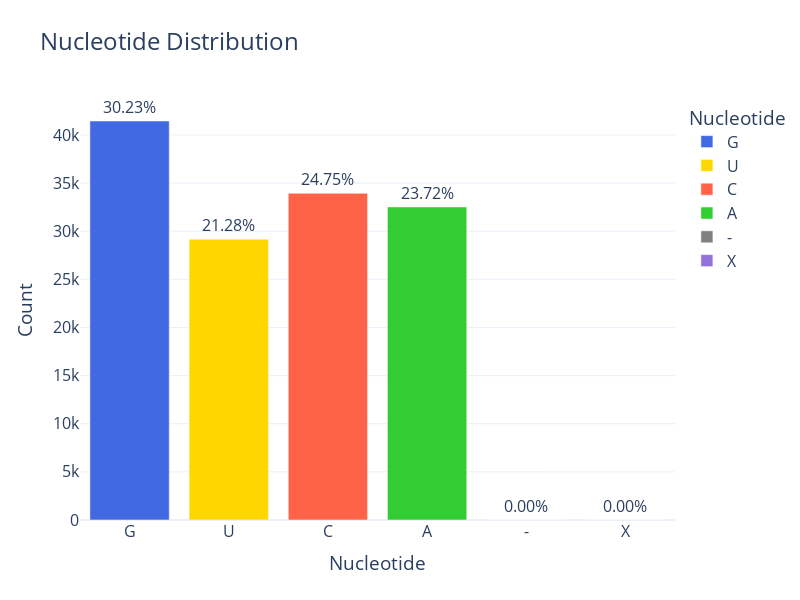
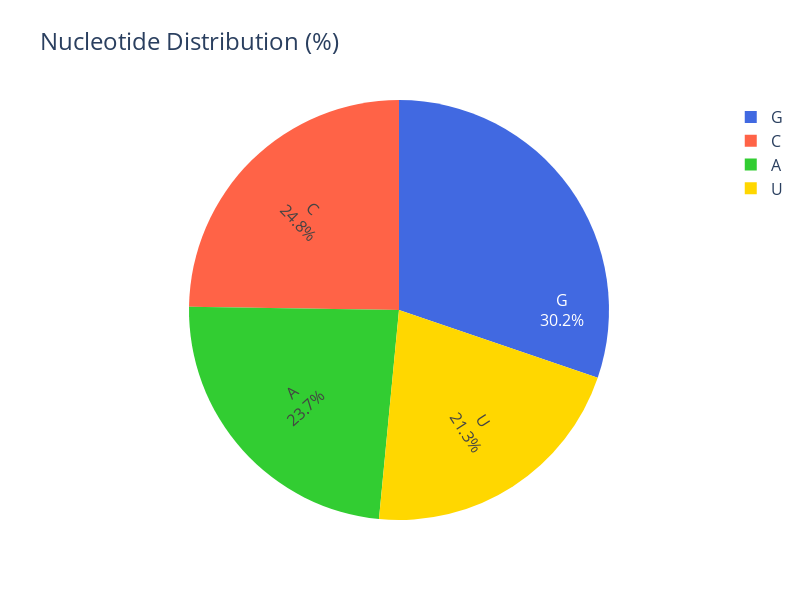

Here is the notebook cell these charts were saved with, in order:
### Code cell
nucleotide_df = pd.DataFrame(nucleotide_counts.items(), columns=['Nucleotide', 'Count'])
nucleotide_df['Percentage'] = (nucleotide_df['Count'] / total_nucleotides) * 100

# Define colors for nucleotides (standard biological coloring)
nucleotide_colors = {
    'A': '#32CD32',  # Green
    'U': '#FFD700',  # Gold
    'G': '#4169E1',  # Blue
    'C': '#FF6347',  # Red
    '-': '#808080',  # Gray
    'X': '#9370DB'   # Purple
}

# Create the bar plot
fig_bar = px.bar(
    nucleotide_df, 
    x='Nucleotide', 
    y='Count', 
    text='Percentage',
 #   labels={'count': 'Count', 'nucleotide': 'Nucleotide'},
    title='Nucleotide Distribution',
    color='Nucleotide',
    color_discrete_map=nucleotide_colors,
    template='plotly_white'
)

# Format the text to show percentages
fig_bar.update_traces(
    texttemplate='%{text:.2f}%', 
    textposition='outside'
)

# Set the size of the bar chart
fig_bar.update_layout(
    title_font_size=24,
    width=800,
    height=600,
    font=dict(size=16)
)



# Create the pie chart (filter out very small values for better visualization)
nucleotide_df_filtered = nucleotide_df[nucleotide_df['Percentage'] > 0.1]

fig_pie = px.pie(
    nucleotide_df_filtered, 
    values='Percentage', 
    names='Nucleotide',
    title='Nucleotide Distribution (%)',
    color='Nucleotide',
    color_discrete_map=nucleotide_colors,
    template='plotly_white'
)

# Update pie chart text format
fig_pie.update_traces(
    textinfo='label+percent', 
    textposition='inside',
    insidetextorientation='radial'
)

# Increase the size of the pie chart
fig_pie.update_layout(
    width=800,    
    height=600,  
    title_font_size=24,  
    font=dict(size=16)   
)


# Display plots one below the other
fig_bar.show()
fig_pie.show()

### Figure 1 — Plotly figure (JSON) as saved in the notebook; plotly's stock layout.template omitted (floating-point values rounded to 4 significant figures)
{"data": [{"alignmentgroup": "True", "hovertemplate": "Nucleotide=%{x}<br>Count=%{y}<br>Percentage=%{text}<extra></extra>", "legendgroup": "G", "marker": {"color": "#4169E1", "pattern": {"shape": ""}}, "name": "G", "offsetgroup": "G", "orientation": "v", "showlegend": true, "text": [30.23], "textposition": "outside", "texttemplate": "%{text:.2f}%", "type": "bar", "x": ["G"], "xaxis": "x", "y": [41450], "yaxis": "y"}, {"alignmentgroup": "True", "hovertemplate": "Nucleotide=%{x}<br>Count=%{y}<br>Percentage=%{text}<extra></extra>", "legendgroup": "U", "marker": {"color": "#FFD700", "pattern": {"shape": ""}}, "name": "U", "offsetgroup": "U", "orientation": "v", "showlegend": true, "text": [21.28], "textposition": "outside", "texttemplate": "%{text:.2f}%", "type": "bar", "x": ["U"], "xaxis": "x", "y": [29178], "yaxis": "y"}, {"alignmentgroup": "True", "hovertemplate": "Nucleotide=%{x}<br>Count=%{y}<br>Percentage=%{text}<extra></extra>", "legendgroup": "C", "marker": {"color": "#FF6347", "pattern": {"shape": ""}}, "name": "C", "offsetgroup": "C", "orientation": "v", "showlegend": true, "text": [24.75], "textposition": "outside", "texttemplate": "%{text:.2f}%", "type": "bar", "x": ["C"], "xaxis": "x", "y": [33937], "yaxis": "y"}, {"alignmentgroup": "True", "hovertemplate": "Nucleotide=%{x}<br>Count=%{y}<br>Percentage=%{text}<extra></extra>", "legendgroup": "A", "marker": {"color": "#32CD32", "pattern": {"shape": ""}}, "name": "A", "offsetgroup": "A", "orientation": "v", "showlegend": true, "text": [23.72], "textposition": "outside", "texttemplate": "%{text:.2f}%", "type": "bar", "x": ["A"], "xaxis": "x", "y": [32524], "yaxis": "y"}, {"alignmentgroup": "True", "hovertemplate": "Nucleotide=%{x}<br>Count=%{y}<br>Percentage=%{text}<extra></extra>", "legendgroup": "-", "marker": {"color": "#808080", "pattern": {"shape": ""}}, "name": "-", "offsetgroup": "-", "orientation": "v", "showlegend": true, "text": [0.002918], "textposition": "outside", "texttemplate": "%{text:.2f}%", "type": "bar", "x": ["-"], "xaxis": "x", "y": [4], "yaxis": "y"}, {"alignmentgroup": "True", "hovertemplate": "Nucleotide=%{x}<br>Count=%{y}<br>Percentage=%{text}<extra></extra>", "legendgroup": "X", "marker": {"color": "#9370DB", "pattern": {"shape": ""}}, "name": "X", "offsetgroup": "X", "orientation": "v", "showlegend": true, "text": [0.001459], "textposition": "outside", "texttemplate": "%{text:.2f}%", "type": "bar", "x": ["X"], "xaxis": "x", "y": [2], "yaxis": "y"}], "layout": {"barmode": "relative", "font": {"size": 16}, "height": 600, "legend": {"title": {"text": "Nucleotide"}, "tracegroupgap": 0}, "title": {"font": {"size": 24}, "text": "Nucleotide Distribution"}, "width": 800, "xaxis": {"anchor": "y", "categoryarray": ["G", "U", "C", "A", "-", "X"], "categoryorder": "array", "domain": [0, 1], "title": {"text": "Nucleotide"}}, "yaxis": {"anchor": "x", "domain": [0, 1], "title": {"text": "Count"}}}}

### Figure 2 — Plotly figure (JSON) as saved in the notebook; plotly's stock layout.template omitted (floating-point values rounded to 4 significant figures)
{"data": [{"customdata": [["G"], ["U"], ["C"], ["A"]], "domain": {"x": [0, 1], "y": [0, 1]}, "hovertemplate": "Nucleotide=%{customdata[0]}<br>Percentage=%{value}<extra></extra>", "insidetextorientation": "radial", "labels": ["G", "U", "C", "A"], "legendgroup": "", "marker": {"colors": ["#4169E1", "#FFD700", "#FF6347", "#32CD32"]}, "name": "", "showlegend": true, "textinfo": "label+percent", "textposition": "inside", "type": "pie", "values": [30.23, 21.28, 24.75, 23.72]}], "layout": {"font": {"size": 16}, "height": 600, "legend": {"tracegroupgap": 0}, "title": {"font": {"size": 24}, "text": "Nucleotide Distribution (%)"}, "width": 800}}
